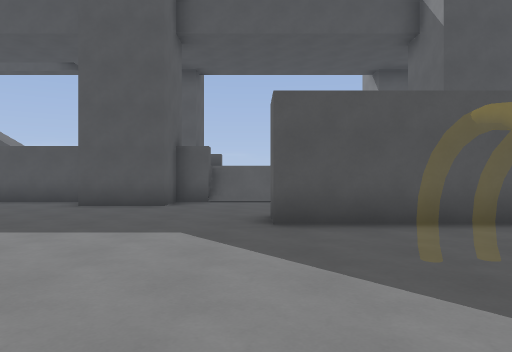
[1] (above)

24 first-person views from a walk through a level from a Godot 3-D game. The camera is 1.4 m above the floor, looks level and sees 70° across. The floor is counted in squares, 2 m on a side. Each view is taken from the middle of a square. On the plan, view 1 faces up. The plan holds only what a view shows up to about 11 squares ahead; the rest is blank. The place goes on beyond the plan.

[2]
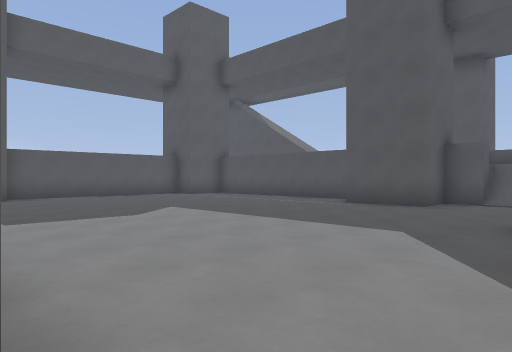

[3]
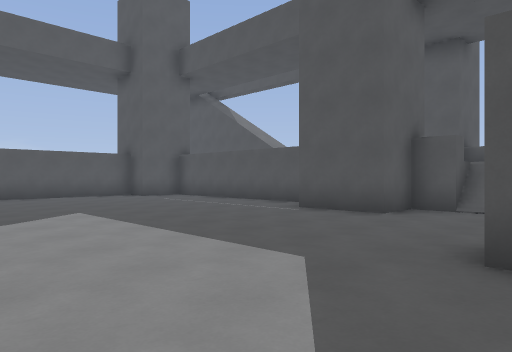

[4]
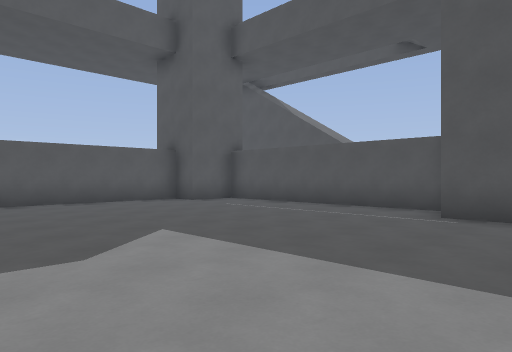

[5]
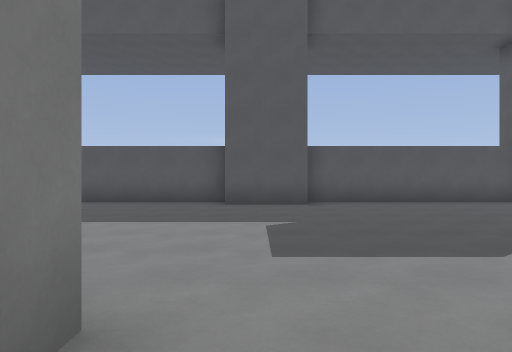

[6]
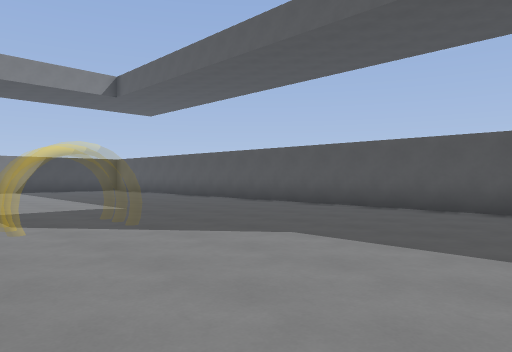

[7]
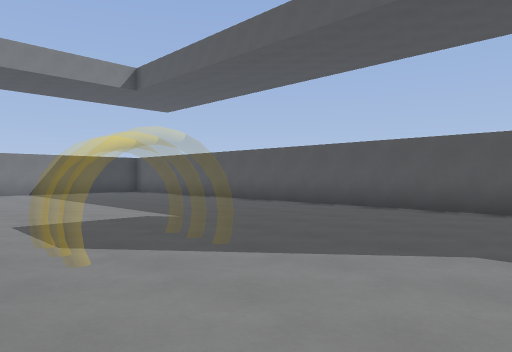

[8]
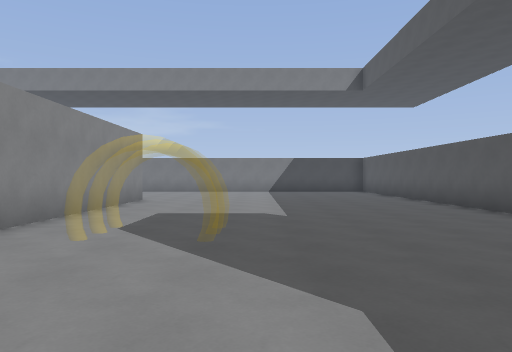

[9]
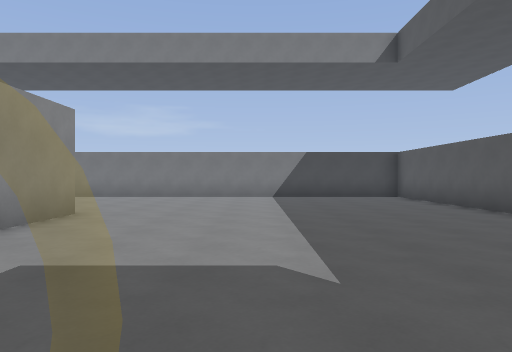

[10]
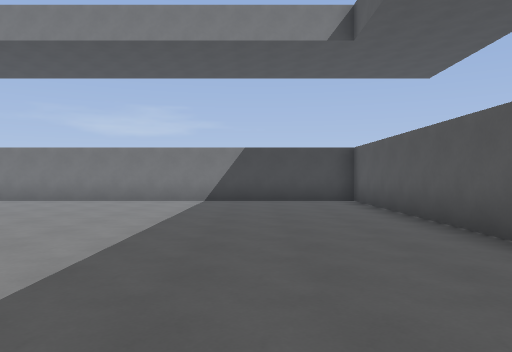

[11]
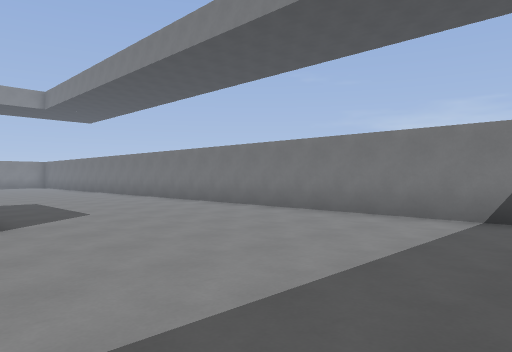

[12]
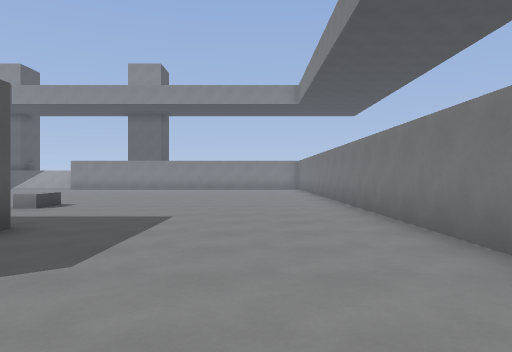

[13]
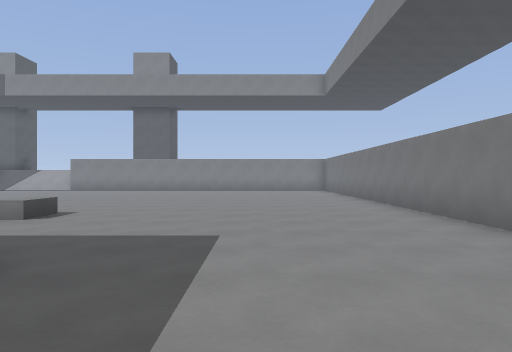

[14]
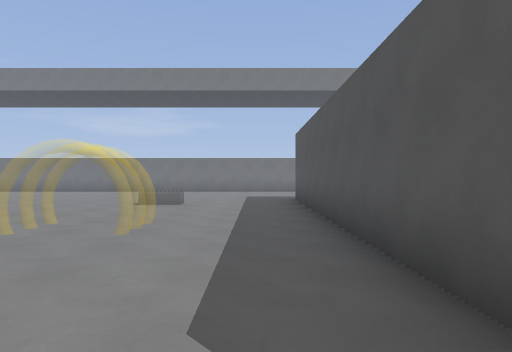

[15]
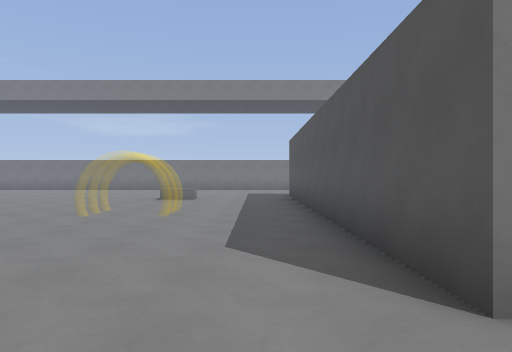

[16]
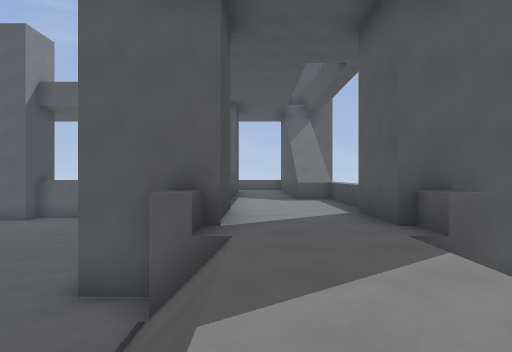

[17]
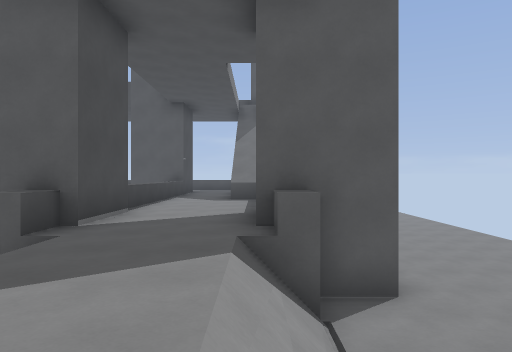

[18]
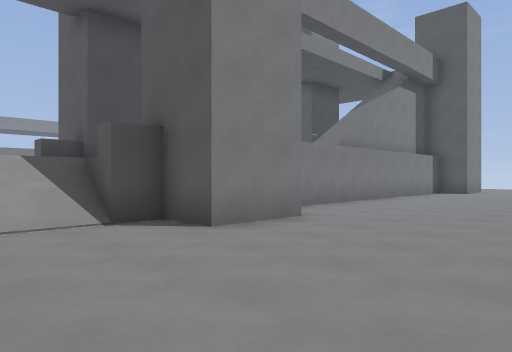

[19]
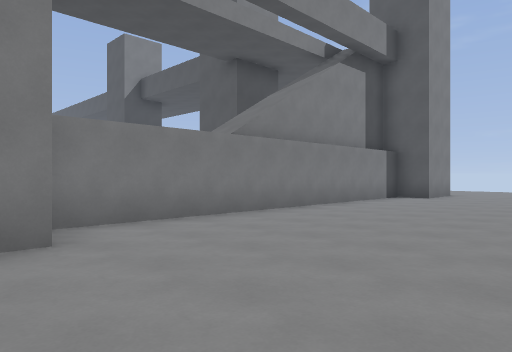

[20]
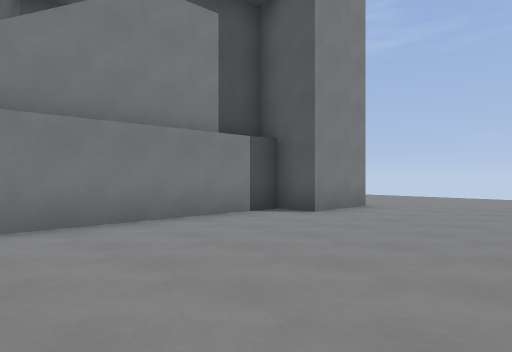

[21]
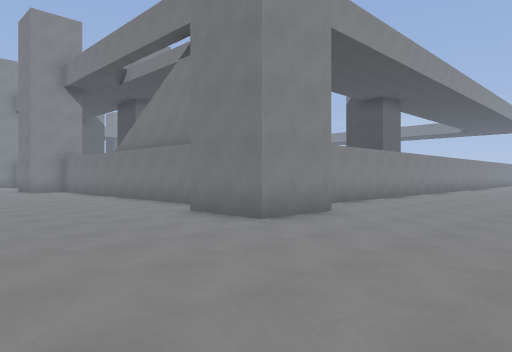

[22]
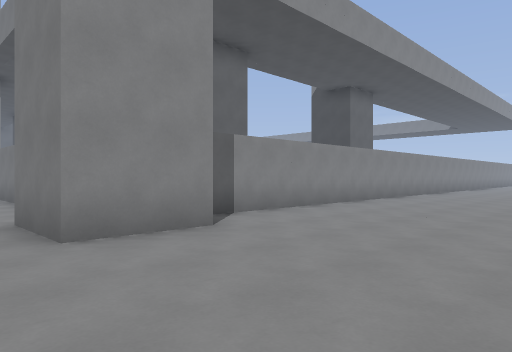

[23]
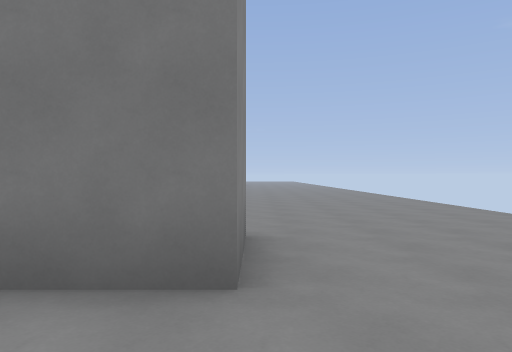

[24]
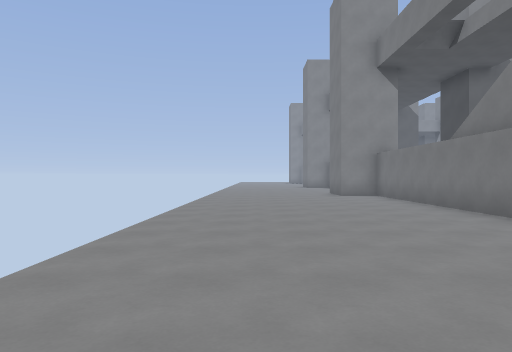

### Floor plan
Key: @ floor where view 1 was taken; # wall or solid block; . main floor; : floor 2 m higher than the main floor; / step, stairs or slope; = window, fence, low wall or low ledge; ^ raised ledge.
Columns run from 21 left of view 1 to 8 right of it. Each row starts with its distance up from view 1.
 19 . .. ............ ... .
 18  .....................
 17 .......................
 16 .......................
 15 .................##...
 14 ....###..........##.//
 13 ....# #######^:::^#:////:
 12 ......      ::::::::::::
 11 ......       ::::::::::::
 10 ......    #======###///
  9 ......  ###......##...
  8 ......   =............
  7 ......   =............
  6 ......   =............####
  5   ....   =................
  4   ...    =...............
  3   ..     =.............
  2          ##.............
  1          ##.............
  0          =........###@...
 -1          =........  #....
 -2          =........  #.....
 -3          =........  #......
 -4          =.....  .  #......
 -5          =.....  .###.... ..
 -6          =........###........
 -7          =........###.........
 -8          =........###.........
 -9          =........###...^.....
-10          =........###.........
-11          =....................
-12          =....................
-13          =....................
-14          =....................
-15          =....................
-16          =....................
-17           ####################

Where each view was taken, in squares from view 1:
view 1: 0 up, 0 right, facing up
view 2: 0 up, 1 right, facing up-left
view 3: 2 up, 1 right, facing up-left
view 4: 2 up, 2 left, facing up-left
view 5: 1 up, 2 left, facing left
view 6: 1 up, 4 left, facing down-left
view 7: 1 down, 4 left, facing down-left
view 8: 0 up, 7 left, facing down
view 9: 4 down, 7 left, facing down
view 10: 6 down, 9 left, facing down
view 11: 10 down, 9 left, facing down-right
view 12: 14 down, 5 left, facing right
view 13: 13 down, 3 left, facing right
view 14: 0 up, 1 right, facing down
view 15: 2 up, 1 right, facing down
view 16: 11 up, 3 right, facing left
view 17: 13 up, 3 right, facing left
view 18: 19 up, 1 right, facing down-left
view 19: 19 up, 3 left, facing down-left
view 20: 19 up, 9 left, facing down-left
view 21: 19 up, 21 left, facing down-right
view 22: 16 up, 21 left, facing down-right
view 23: 17 up, 17 left, facing down
view 24: 18 up, 17 left, facing right
